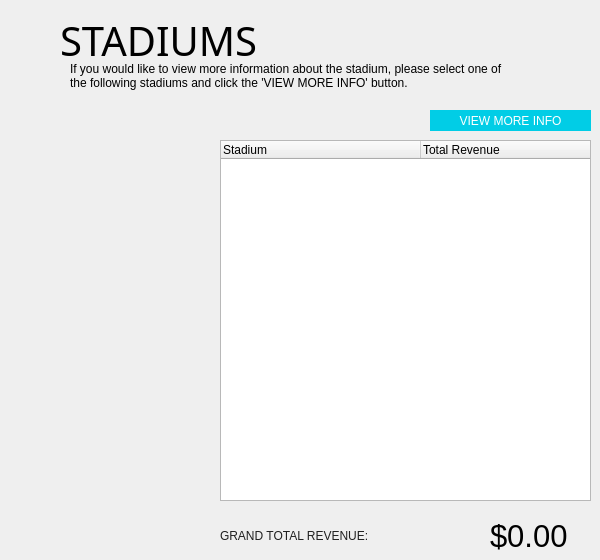
    <widget class="QWidget" name="viewAdminStadiumsPage">
     <widget class="QTreeWidget" name="adminStadiumList">
      <property name="geometry">
       <rect>
        <x>220</x>
        <y>140</y>
        <width>371</width>
        <height>361</height>
       </rect>
      </property>
      <attribute name="headerCascadingSectionResizes">
       <bool>false</bool>
      </attribute>
      <attribute name="headerDefaultSectionSize">
       <number>200</number>
      </attribute>
      <column>
       <property name="text">
        <string>Stadium</string>
       </property>
      </column>
      <column>
       <property name="text">
        <string>Total Revenue</string>
       </property>
      </column>
     </widget>
     <widget class="QLabel" name="adminHomePageLabel_2">
      <property name="geometry">
       <rect>
        <x>60</x>
        <y>20</y>
        <width>311</width>
        <height>41</height>
       </rect>
      </property>
      <property name="font">
       <font>
        <family>Gill Sans,Gill Sans MT Condensed</family>
        <pointsize>30</pointsize>
        <weight>3</weight>
        <italic>false</italic>
        <bold>false</bold>
       </font>
      </property>
      <property name="styleSheet">
       <string notr="true">font: 25 30pt &quot;Gill Sans&quot;, &quot;Gill Sans MT Condensed&quot;;</string>
      </property>
      <property name="text">
       <string>STADIUMS</string>
      </property>
     </widget>
     <widget class="QPushButton" name="viewMoreInfoAboutStadiumButton">
      <property name="geometry">
       <rect>
        <x>430</x>
        <y>110</y>
        <width>161</width>
        <height>21</height>
       </rect>
      </property>
      <property name="styleSheet">
       <string notr="true">QPushButton {
background-color: #01CDE6;
color: white;
border:none;
	font: 75 15pt &quot;Gill Sans&quot;, &quot;Gill Sans MT Condensed&quot;;
}</string>
      </property>
      <property name="text">
       <string>VIEW MORE INFO</string>
      </property>
     </widget>
     <widget class="QLabel" name="label_7">
      <property name="geometry">
       <rect>
        <x>70</x>
        <y>60</y>
        <width>451</width>
        <height>31</height>
       </rect>
      </property>
      <property name="text">
       <string>If you would like to view more information about the stadium, please select one of the following stadiums and click the 'VIEW MORE INFO' button.</string>
      </property>
      <property name="wordWrap">
       <bool>true</bool>
      </property>
     </widget>
     <widget class="QLabel" name="stadiumTotalRevenue">
      <property name="geometry">
       <rect>
        <x>490</x>
        <y>520</y>
        <width>81</width>
        <height>31</height>
       </rect>
      </property>
      <property name="font">
       <font>
        <pointsize>23</pointsize>
       </font>
      </property>
      <property name="text">
       <string>$0.00</string>
      </property>
     </widget>
     <widget class="QLabel" name="stadiumTotalRevenueLabel">
      <property name="geometry">
       <rect>
        <x>220</x>
        <y>520</y>
        <width>241</width>
        <height>31</height>
       </rect>
      </property>
      <property name="styleSheet">
       <string notr="true">font: 25 20pt &quot;Gill Sans&quot;, &quot;Gill Sans MT Condensed&quot;;
color: rgb(32, 32, 32)
</string>
      </property>
      <property name="text">
       <string>GRAND TOTAL REVENUE:</string>
      </property>
     </widget>
    </widget>
